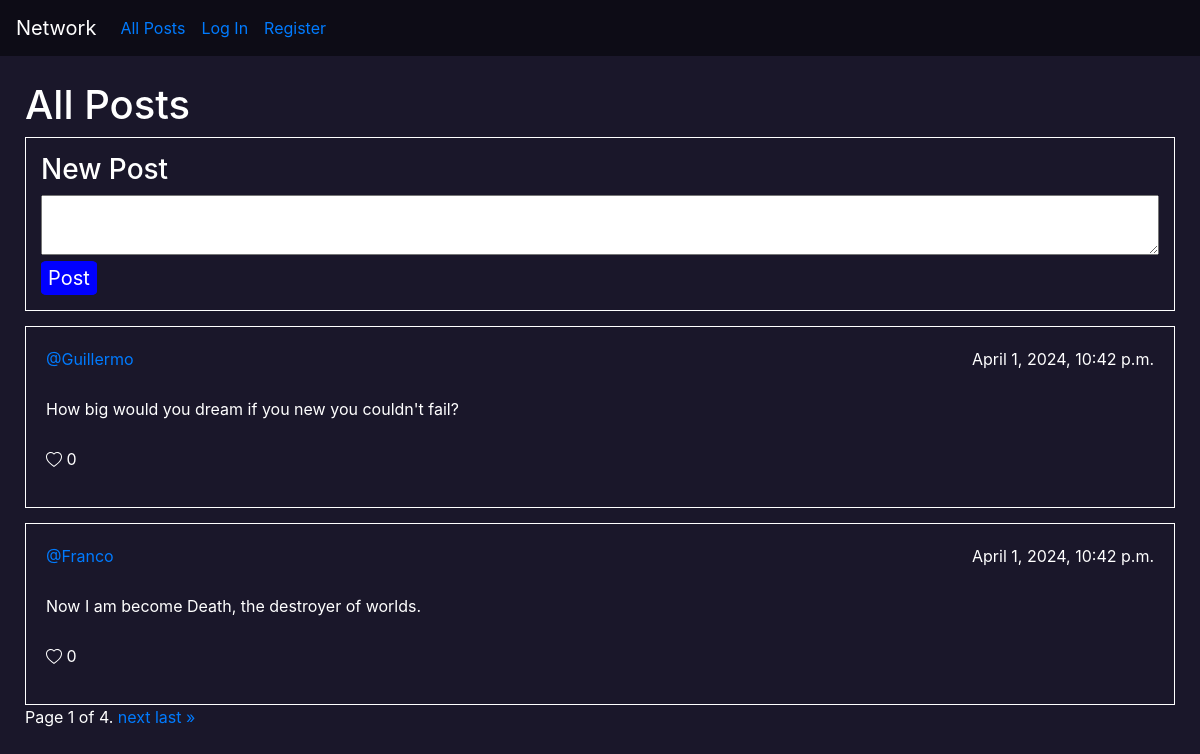
The page / on the database its author committed.
### network/models.py (models this page shows)
class Post(models.Model):
    user = models.ForeignKey(User, on_delete = models.CASCADE, related_name='post_user')
    text = models.CharField(max_length=280)
    date = models.DateTimeField(default=timezone.now())
    likes = models.ManyToManyField(User,blank=True, related_name='likes')

class User(AbstractUser):
    pass

### network/views.py (the view)
# urls.py: path("", views.index, name="index"),
def index(request):
    posts = Post.objects.all().order_by('-date')
    paginator = Paginator(posts,2)
    page_number = request.GET.get('page')
    posts = paginator.get_page(page_number)
    return render(request, "network/index.html",{'posts':posts})

### network/templates/network/index.html (shortened to what this page needs)
{% extends "network/layout.html" %}
{% block body %}
<div class="mid_section">
    <h1>All Posts</h1>
    <div id="new_post">
        <h3>New Post</h3>
        <div>
            <form action="{% url 'post' %}" method="POST">
                <textarea name="text" id="textarea" required></textarea>
                <input type="submit" value="Post" id="submit">
            </form>
        </div>
    </div>
    {% if posts %}
        {% for post in posts %}
            <div class="post">
                <div class="top">
                    <a href="{% url 'profile' username=post.user %}" >@{{ post.user }}</a>
                    <p>{{ post.date }}</p>
                </div>
                <div>
                    <p>{{ post.text }}</p>
                </div>
                <div>
                    <p> {{ post.likes.all.count }}</p>
                </div>
            </div>
        {% endfor %}
        <div class="pagination">
            <span class="step-links">
                <span class="current">
                    Page {{ posts.number }} of {{ posts.paginator.num_pages }}.
                </span>
                {% if posts.has_next %}
                    <a href="?page={{ posts.next_page_number }}">next</a>
                    <a href="?page={{ posts.paginator.num_pages }}">last &raquo;</a>
                {% endif %}
            </span>
        </div>
    {% else %}
        <br>
        <div id="no_post">
            <strong>No posts so far</strong>
        </div>
    {% endif %}
</div>
{% endblock %}

### network/static/network/styles.css (style rules this page uses)
body { background-color: #1a172a; color: white; }
.mid_section { padding: 25px; }
#new_post { border: 1px solid white; padding: 15px; }
form textarea { width: 100%; padding-left: 10px; padding-top: 5px; max-height: 120px; min-height: 60px; }
#submit { font-size: 20px; color: white; background-color: blue; border: 1px solid blue; border-radius: 10%; }
.post { padding: 15px; border: 1px solid white; margin-top: 15px; display: flex; flex-direction: column; }
.post div { display: flex; margin: 5px; justify-content: space-between; }

### rows shown on the page
Post: user "Guillermo", date "April 1, 2024, 10:42 p.m.", text "How big would you dream if you new you couldn't fail?", likes.all.count "0"
Post: user "Franco", date "April 1, 2024, 10:42 p.m.", text "Now I am become Death, the destroyer of worlds.", likes.all.count "0"

### other values the page prints
{{ posts.number }} "1"
{{ posts.paginator.num_pages }} "4"
